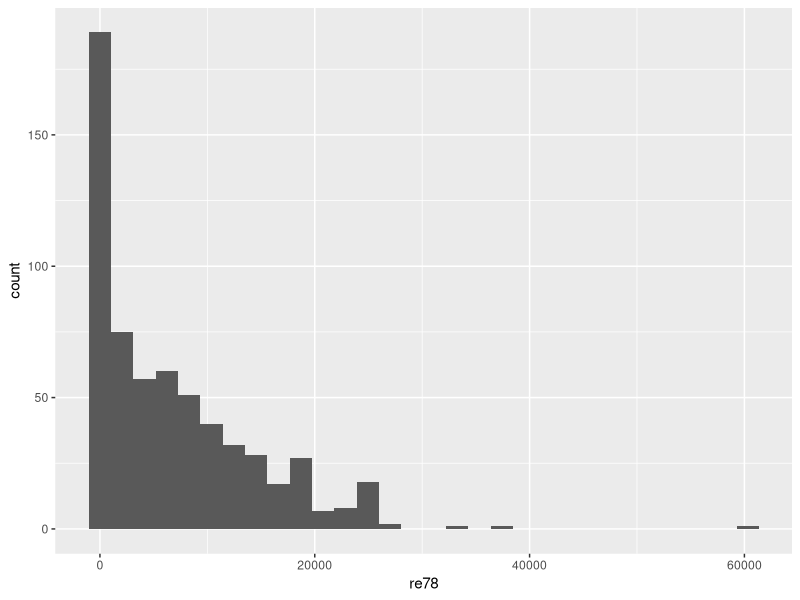
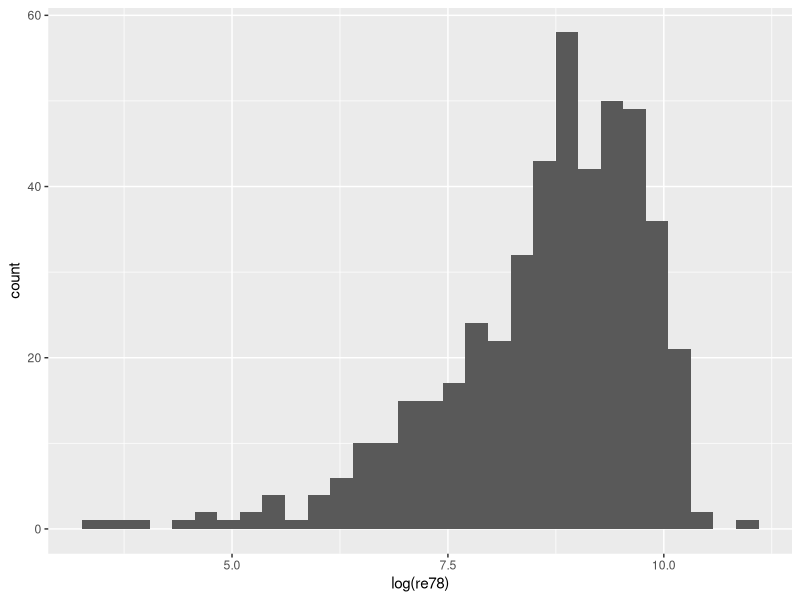
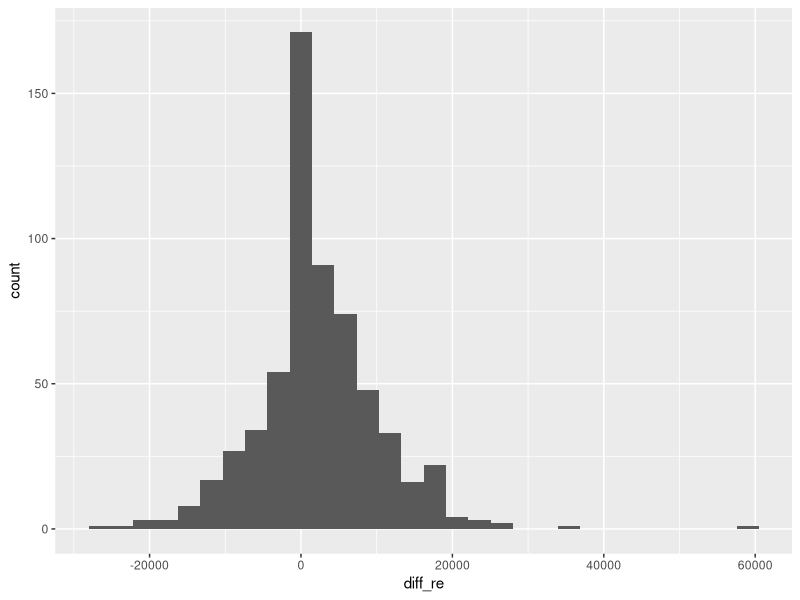
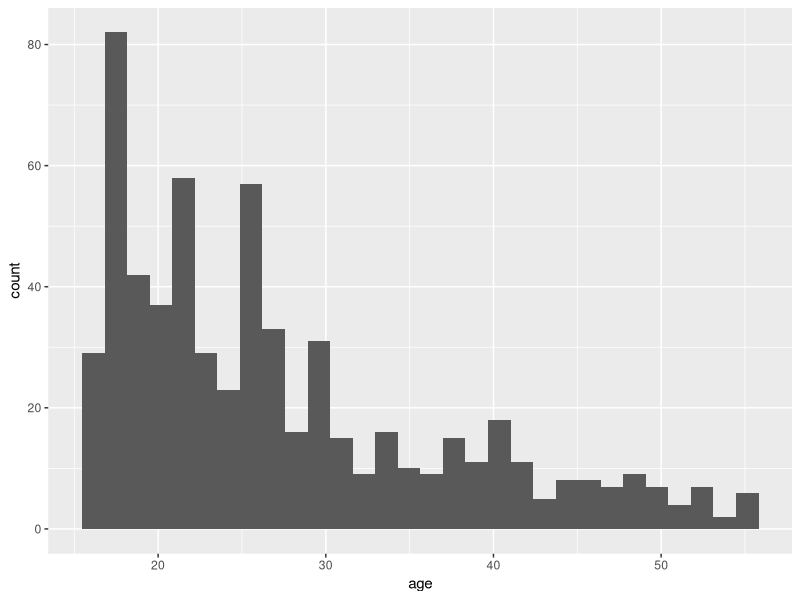
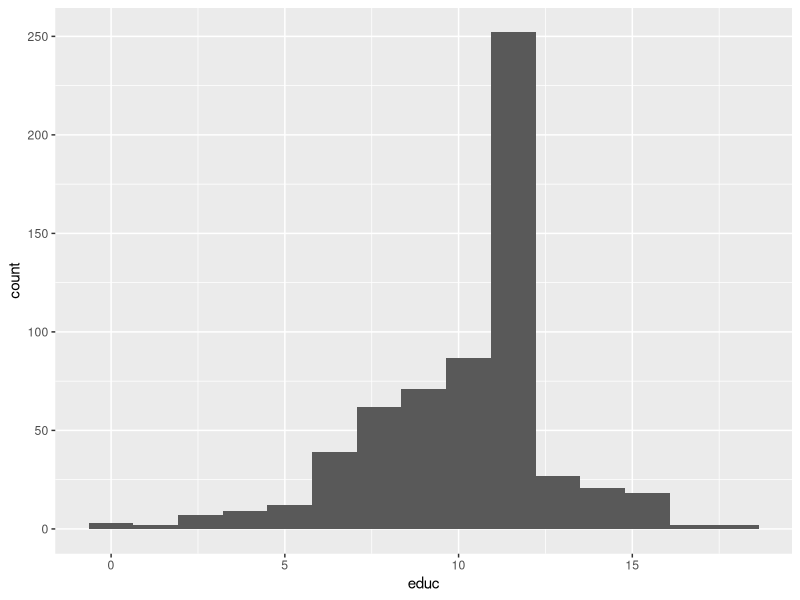
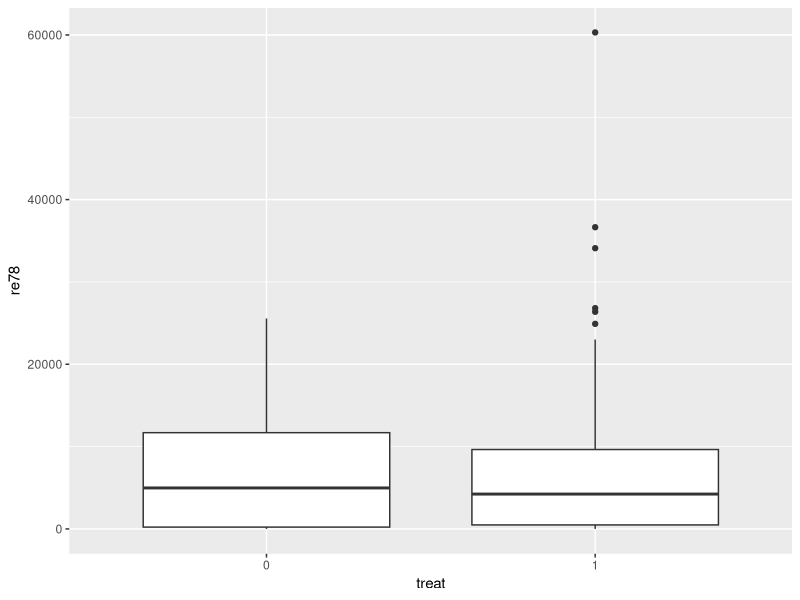
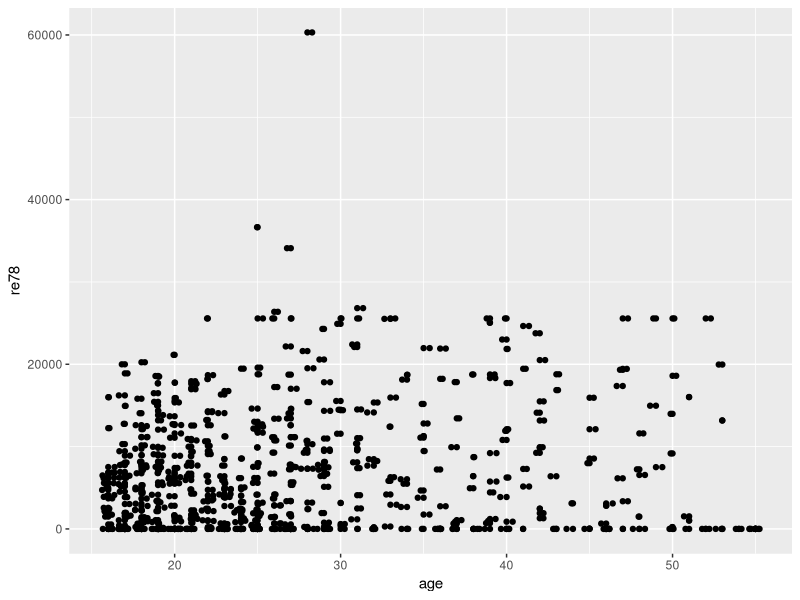
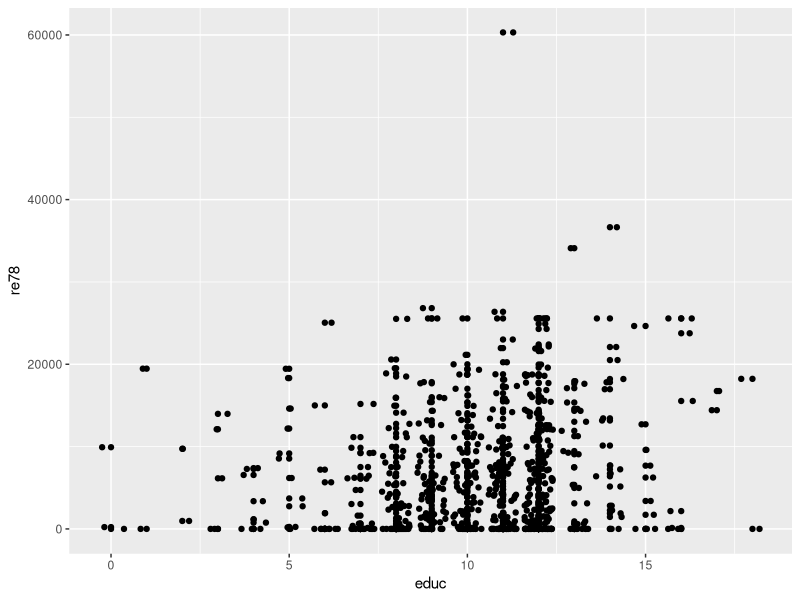

Here is the R script that generated these plots, in order: (Note: this script raises an error after producing the figures.)
rm(list = ls())

library(ggplot2)
library(MASS)
library(rms)


##########################################################################
############################ 0. Loading the data #########################
##########################################################################


data <- read.csv("Data/lalondedata.txt", sep=',')

head(data)
str(data)
dim(data)
summary(data)

data$treat <- as.factor(data$treat)
data$black <- as.factor(data$black)
data$hispan <- as.factor(data$hispan)
data$married <- as.factor(data$married)
data$nodegree <- as.factor(data$nodegree)
data$diff_re <- data$re78 - data$re74


##########################################################################
############################### 1. EDA ###################################
##########################################################################


# Single variables
ggplot(data, aes(x=re78)) + geom_histogram() # skewed to the right
ggplot(data, aes(x=log(re78))) + geom_histogram()

ggplot(data, aes(x=diff_re)) + geom_histogram()
ggplot(data, aes(x=age)) + geom_histogram()
ggplot(data, aes(x=educ)) + geom_histogram(bins = 15)

ggplot(data, aes(x=treat, y=re78)) + geom_boxplot()
ggplot(data, aes(x=age, y=re78)) + geom_point() + geom_jitter()
ggplot(data, aes(x=educ, y=re78)) + geom_point() + geom_jitter()
ggplot(data, aes(x=black, y=re78)) + geom_boxplot()   # ***
ggplot(data, aes(x=hispan, y=re78)) + geom_boxplot()
ggplot(data, aes(x=married, y=re78)) + geom_boxplot() # ***
ggplot(data, aes(x=nodegree, y=re78)) + geom_boxplot()

# Difference between re78 and re74
ggplot(data, aes(x=treat, y=diff_re)) + geom_boxplot() # **
ggplot(data, aes(x=age, y=diff_re)) + geom_point() + geom_jitter()
ggplot(data, aes(x=educ, y=diff_re)) + geom_point() + geom_jitter()
ggplot(data, aes(x=black, y=diff_re)) + geom_boxplot()   
ggplot(data, aes(x=hispan, y=diff_re)) + geom_boxplot() # *
ggplot(data, aes(x=married, y=diff_re)) + geom_boxplot()# * 
ggplot(data, aes(x=nodegree, y=diff_re)) + geom_boxplot()


# Interactions:
ggplot(data, aes(x=treat, y=re78)) +
  geom_boxplot() +
  facet_wrap(~black, ncol=4) # **

ggplot(data, aes(x=treat, y=re78)) +
  geom_boxplot() +
  facet_wrap(~hispan, ncol=4)

ggplot(data, aes(x=treat, y=re78)) +
  geom_boxplot() +
  facet_wrap(~married, ncol=4)

ggplot(data, aes(x=treat, y=re78)) +
  geom_boxplot() +
  facet_wrap(~nodegree, ncol=4)


# Interactions difference:
ggplot(data, aes(x=treat, y=diff_re)) +
  geom_boxplot() +
  facet_wrap(~black, ncol=4)  

ggplot(data, aes(x=treat, y=diff_re)) +
  geom_boxplot() +
  facet_wrap(~hispan, ncol=4) 

ggplot(data, aes(x=treat, y=diff_re)) +
  geom_boxplot() +
  facet_wrap(~married, ncol=4)

ggplot(data, aes(x=treat, y=diff_re)) +
  geom_boxplot() +
  facet_wrap(~nodegree, ncol=4)


##########################################################################
############################### 2.Model selection Deprecated #############
##########################################################################


# Baseline model based on the EDA
baseline_model <- lm(re78 ~ treat + married + black + black*treat, data=data)
summary(baseline_model)  
plot(baseline_model)

# Model selection
# Step AIC:
null_model <- lm(re78 ~ treat, data=data)
full_model <- lm(re78 ~ treat + age + educ + black + hispan +
                   married + nodegree + re74,
                 data=data)
step_model <- step(null_model,
                   scope=formula(full_model),
                   direction='both',
                   trace=0)

# Forward AIC:
forward_model <- step(null_model,
                      scope=formula(full_model),
                      direction='forward',
                      trace=0)
summary(forward_model) # The same as stepwise

# Backward AIC:
backward_model <- step(null_model,
                       scope=formula(full_model),
                       direction='backward',
                       trace=0)
summary(backward_model) # Constant model without variables

# Step with interaction terms:
full_model2 <- lm(re78 ~ treat + age + educ + black +
                    hispan + married + nodegree + 
                    treat*black + treat*hispan,
                  data=data)
step_model2 <- step(null_model,
                    scope=formula(full_model2),
                    direction='both',
                    trace=0)
summary(step_model2)    # Interaction term wasn't chosen

# Log age
log_age_model <- lm(re78 ~ treat + educ + married + black + log(age), data=data)
summary(log_age_model)

# Model without outliers
data_wo <- data[-c(132, 182, 611),]
model_wo <- lm(re78 ~ treat + educ + married + black + age, data=data_wo)

# Adding re75
model_w75 <- lm(re78 ~ treat + educ + married + black + age + re75, data=data)

# Model diff re78 re75
null_model_d <- lm(diff_re ~ treat, data=data)
full_model_d <- lm(diff_re ~ treat + age + educ + black + hispan +
                   married + nodegree,
                 data=data)
step_model_d <- step(null_model,
                   scope=formula(full_model_d),
                   direction='both',
                   trace=0)

# Model with race and treat
int_model <- lm(re78 ~ treat + re74 + educ + black +
                  hispan * treat, data=data)
summary(int_model)
anova(step_model, int_model) # no interaction between race and treat


##########################################################################
############################### 2.Model selection ########################
##########################################################################


# Model selection
# Step AIC:
null_model <- lm(diff_re ~ treat, data=data)
full_model <- lm(diff_re ~ treat + age + educ + black + hispan +
                   married + nodegree,
                 data=data)
step_model <- step(null_model,
                   scope=formula(full_model),
                   direction='both',
                   trace=0)
summary(step_model)

treat_age_int <- lm(diff_re ~ treat + age + married + treat * age, data=data)
anova(step_model, treat_age_int) # ***

treat_mar_int <- lm(diff_re ~ treat + age + married + treat * married, data=data)
anova(step_model, treat_mar_int)

mar_age_int <- lm(diff_re ~ treat + age + married + married * age, data=data)
anova(step_model, mar_age_int)

race <- lm(diff_re ~ treat + age + married + treat * age + black + 
             black * treat + hispan + treat * hispan, data=data)
anova(treat_age_int, race)


##########################################################################
############################### 3.Model assessment #######################
##########################################################################


summary(step_model)                   
plot(step_model, which=1)             # equal variance and independence assum problem
plot(step_model, which=2)             # normality assumption?
plot(step_model, which=3)
plot(step_model, which=4)             # no influential points
plot(step_model, which=5)             # several outliers
plot(data$educ, step_model$residuals) # linearity assumption holds
plot(data$age, step_model$residuals)
vif(step_model)                       # no multicollinearity

# In pretty:
tempdf = data.frame(fitted=fitted(step_model), residuals=residuals(step_model))
ggplot(data=tempdf, aes(x=fitted, y=residuals)) + 
  geom_abline(slope=0, intercept=0, color='#aaaaaa', linetype='dashed') +
  geom_point(color='#061953') + 
  theme_classic() + 
  labs(x="Fitted Values", y="Residuals") + 
  ggtitle("Residuals vs. Fitted Plot") + 
  theme(plot.title=element_text(size=16, face='bold', hjust=0.5)) +
  scale_y_continuous(labels= function(x) paste("$", as.numeric(x)/1000, "k")) +
  #scale_x_continuous(labels= function(x) paste("$", as.numeric(x)/1000, "k")) +


# Log_age model
plot(log_age_model, which=1)             
plot(log_age_model, which=2)
plot(log_age_model, which=3)
plot(log_age_model, which=4)             
plot(log_age_model, which=5)             
plot(data$educ, log_age_model$residuals) 
plot(log(data$age), log_age_model$residuals)
vif(step_model)

# Without outliers model
plot(model_wo, which=1)             
plot(model_wo, which=2)
plot(model_wo, which=3)
plot(model_wo, which=4)            
plot(model_wo, which=5)             
plot(data_wo$educ, model_wo$residuals) 
plot(data_wo$age, model_wo$residuals)
vif(step_model)

# Model with additional predictor
plot(model_wo, which=1)             
plot(model_wo, which=2)
plot(model_wo, which=3)
plot(model_wo, which=4)            
plot(model_wo, which=5)             
plot(data_wo$educ, model_wo$residuals) 
plot(data_wo$age, model_wo$residuals)
vif(step_model)

# Diff model
plot(step_model_d, which=1)             
plot(step_model_d, which=2)
plot(step_model_d, which=3)
plot(step_model_d, which=4)             
plot(step_model_d, which=5)             
plot(data$educ, step_model_d$residuals) 
plot(log(data$age), step_model_d$residuals)
vif(step_model_d)
summary(step_model_d)

# Final model
plot(treat_age_int, which=1)             
plot(treat_age_int, which=2)
plot(treat_age_int, which=3)
plot(treat_age_int, which=4)             
plot(treat_age_int, which=5)             
plot(data$educ, treat_age_int$residuals) 
plot(data$age, treat_age_int$residuals)
vif(treat_age_int)
summary(treat_age_int)


##########################################################################
############################### 4. Inference #############################
##########################################################################


confint(treat_age_int)
summary(treat_age_int)
summary(step_model)


##########################################################################
############################### 5. Experiments ###########################
##########################################################################


null_model_log <- lm(log(re78) ~ treat, data=data)
full_model_log <- lm(log(re78) ~ treat + age + educ + 
                       black + hisp + married + nodegree,
                     data=data)

step_model_log <- step(null_model,
                   scope=formula(full_model),
                   direction='both',
                   trace=0)

incl75 <- lm(re78 ~ . - re74, data=data)
summary(incl75)

data$re78_p <- data$re78 + 1  # many zeros in re78
data$re78_p <- log(data$re78_p)

log_mod <- lm(re78_p ~ . - re74 - re75 - re78, data = data)
summary(log_mod)
plot(log_mod)

boxcox_trans <- boxcox(step_model, lambda = seq(1, 5, length = 50))
lambda_trans <- boxcox_trans$x[boxcox_trans$y == max(boxcox_trans$y)]
lambda_trans


plot(data$age, full_model$residuals)
plot(data$educ, full_model$residuals)

new_model1 <- lm(re78 ~ treat + married + educ + black, data=data)
